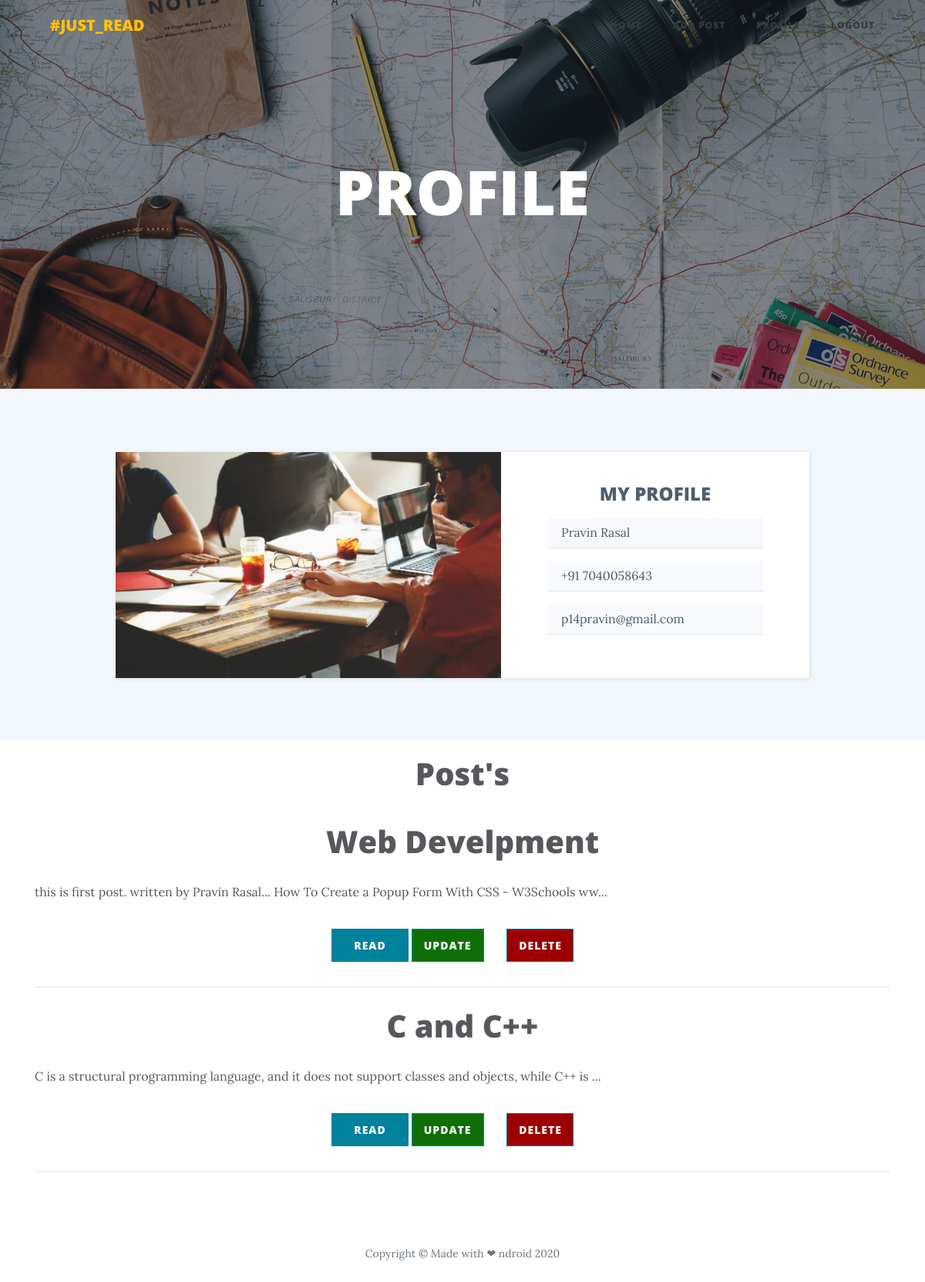
The app's page /profile.php (signed in) with its own data.
### tables this page shows
CREATE TABLE `user` (
  `user_id` int(255) NOT NULL,
  `user_name` varchar(255) NOT NULL,
  `user_mail` varchar(50) NOT NULL,
  `user_mobile` varchar(15) NOT NULL,
  `user_pass` varchar(20) NOT NULL
);

CREATE TABLE `post` (
  `post_id` int(255) NOT NULL,
  `user_id` int(255) NOT NULL,
  `post_title` varchar(100) NOT NULL,
  `post_category` varchar(50) NOT NULL,
  `post_content` text NOT NULL,
  `post_date` timestamp NOT NULL DEFAULT current_timestamp() ON UPDATE current_timestamp()
);

### session.php (called while the page is built, shortened)
<?php
	if(isset($_SESSION["ID"])){
	   $ID = $_SESSION["ID"];
	}
?>

### profile.php (the view, shortened to what this page needs)
<?php
include('session.php');
include('database.php');
?>
<!DOCTYPE html>
<html>
<head>
    <link rel="stylesheet" href="assets/bootstrap/css/bootstrap.min.css">
    <link rel="stylesheet" href="assets/fonts/font-awesome.min.css">
    <link rel="stylesheet" href="assets/fonts/ionicons.min.css">
    <link rel="stylesheet" href="assets/css/styles.min.css">
    <link rel="stylesheet" href="https://cdnjs.cloudflare.com/ajax/libs/animate.css/3.5.2/animate.min.css">
</head>
<body>
    <nav class="navbar navbar-light navbar-expand-lg fixed-top" id="mainNav">
        <div class="container"><a class="navbar-brand text-warning" href="index.php">#JUST_READ</a>
            <div
                class="collapse navbar-collapse" id="navbarResponsive">
                <ul class="nav navbar-nav ml-auto">
                    <li class="nav-item" role="presentation"><a class="nav-link text-dark" href="index.php">Home</a></li>
                    <li class="nav-item" role="presentation"><a class="nav-link text-dark" href="add_post.php">ADD Post</a></li>
                    <li class="nav-item" role="presentation"><a class="nav-link text-dark" href="#">PROFILE</a></li>
                    <li class="nav-item" role="presentation"><a class="nav-link text-dark" href="logout.php">LOGOUT</a></li>
                </ul>
        </div>
        </div>
    </nav>
    <header class="masthead" style="background-image:url('assets/img/about-bg.jpg');">
        <div class="overlay"></div>
        <div class="container">
            <div class="row">
                <div class="col-md-10 col-lg-8 mx-auto">
                    <div class="site-heading">
                        <h1>PROFILE</h1>
                    </div>
                </div>
            </div>
        </div>
    </header>
	<?php
		$user = mysqli_query($conn,"SELECT * FROM user where user_id = '$ID'");
		$user_row = mysqli_fetch_array($user);
	?>
    <div class="register-photo" style="margin-top: -65px;">
        <div class="form-container">
            <div class="image-holder"></div>
            <form method="post">
				<div class="form-group text-center">
					<h4>MY PROFILE</h4>
				</div>
                <div class="form-group">
					<input class="form-control" type="text" name="Name" value="<?php echo $user_row['user_name']?>" readonly="" placeholder="Name">
				</div>
                <div class="form-group">
					<input class="form-control" type="text" name="Mobile" value="+91 <?php echo $user_row['user_mobile']?>" readonly="" placeholder="Mobile">
				</div>
                <div class="form-group">
					<input class="form-control" type="email" name="Email" value="<?php echo $user_row['user_mail']?>" readonly="" placeholder="Email">
				</div>
            </form>
        </div>
    </div>
    <div class="article-dual-column">
        <div class="container">
            <div class="row">
                <div class="col-md-10 offset-md-1">
                    <h1 class="text-center" style="padding-top: 20px;">Post's</h1>
                </div>
            </div>
			<?php
			$get_posts = mysqli_query($conn,"SELECT * FROM post where user_id = '$ID'");
			while($post_data = mysqli_fetch_assoc($get_posts))
			{
			?>
				<div class="row">
					<div class="col-md-10 col-lg-7 offset-md-1 offset-lg-0" style="max-width: 100%;min-width: 100%;">
						<h1 class="text-center" style="padding-top: 10px;"><?php echo $post_data['post_title'];?><br></h1>
						<div class="text">
							<p><?php echo substr($post_data['post_content'],0,98)."...";?></p>
							<div class="row">
								<div class="col">
									<div class="row">
										<div class="col text-center">
											<button  onClick="parent.location='post.php?id=<?php echo $post_data['post_id'];?>'" class="btn btn-primary" style="filter: blur(0px) brightness(97%) grayscale(0%);width: 100px;height: 43px;padding: 10px;padding-top: 10px;" type="button">REad</button>
											<button onClick="parent.location='edit_post.php?id=<?php echo $post_data['post_id'];?>'" class="btn btn-primary text-center" style="padding-top: 10px;padding-bottom: 10px;background-color: rgb(13,111,5);padding-right: 15px;padding-left: 15px;" type="button">UPDATE</button>
											<form class="btn" action="delete.php" method="post">
												<button name="post_id" value="<?php echo $post_data['post_id'];?>" class="btn btn-primary" style="filter: blur(0px) brightness(97%) grayscale(0%);background-color: rgb(161,0,0);padding-top: 10px;padding-bottom: 10px;padding-right: 14px;padding-left: 15px;" type="submit">DELETE</button>
											</form>
										</div>
									</div>
									<hr>
								</div>
							</div>
						</div>
					</div>
				</div>
			<?php
			}
			?>
        </div>
    </div>
    <footer>
        <div class="container">
            <div class="row">
                <div class="col-md-10 col-lg-8 mx-auto">
                    <p class="text-muted copyright" style="color: rgb(255,15,0);">Copyright&nbsp;© Made with&nbsp;❤&nbsp;ndroid 2020</p>
                </div>
            </div>
        </div>
    </footer>
</body>
</html>

### records on screen
user: Name "Pravin Rasal", Mobile "+91 7040058643", Email "p14pravin@gmail.com"
post: post_title "Web Develpment", post_content "this is first post. written by Pravin Rasal... How To Create a Popup Form With CSS - W3Schools ww", $post_data['post_id'] 117 (drawn)
post: post_title "C and C++", post_content "C is a structural programming language, and it does not support classes and objects, while C++ is", $post_data['post_id'] 118 (drawn)
